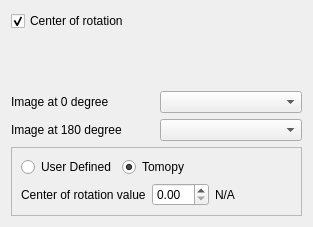
          <widget class="QWidget" name="page_3">
           <property name="geometry">
            <rect>
             <x>0</x>
             <y>0</y>
             <width>313</width>
             <height>227</height>
            </rect>
           </property>
           <attribute name="label">
            <string>Center of Rotation</string>
           </attribute>
           <layout class="QVBoxLayout" name="verticalLayout_9">
            <item>
             <widget class="QCheckBox" name="master_center_of_rotation_checkBox">
              <property name="text">
               <string>Center of rotation</string>
              </property>
              <property name="checked">
               <bool>true</bool>
              </property>
             </widget>
            </item>
            <item>
             <widget class="QWidget" name="center_of_rotation_widget" native="true">
              <property name="sizePolicy">
               <sizepolicy hsizetype="Preferred" vsizetype="Expanding">
                <horstretch>0</horstretch>
                <verstretch>0</verstretch>
               </sizepolicy>
              </property>
             </widget>
            </item>
            <item>
             <layout class="QGridLayout" name="gridLayout_2">
              <item row="0" column="0">
               <widget class="QLabel" name="center_of_rotation_0_degree_label">
                <property name="minimumSize">
                 <size>
                  <width>100</width>
                  <height>0</height>
                 </size>
                </property>
                <property name="maximumSize">
                 <size>
                  <width>150</width>
                  <height>16777215</height>
                 </size>
                </property>
                <property name="text">
                 <string>Image at 0 degree</string>
                </property>
               </widget>
              </item>
              <item row="0" column="1">
               <widget class="QComboBox" name="center_of_rotation_0_degrees_comboBox"/>
              </item>
              <item row="1" column="0">
               <widget class="QLabel" name="center_of_rotation_180_degree_label">
                <property name="minimumSize">
                 <size>
                  <width>100</width>
                  <height>0</height>
                 </size>
                </property>
                <property name="maximumSize">
                 <size>
                  <width>150</width>
                  <height>16777215</height>
                 </size>
                </property>
                <property name="text">
                 <string>Image at 180 degree</string>
                </property>
               </widget>
              </item>
              <item row="1" column="1">
               <widget class="QComboBox" name="center_of_rotation_180_degrees_comboBox"/>
              </item>
             </layout>
            </item>
            <item>
             <widget class="QFrame" name="center_of_rotation_frame">
              <property name="minimumSize">
               <size>
                <width>0</width>
                <height>0</height>
               </size>
              </property>
              <property name="frameShape">
               <enum>QFrame::StyledPanel</enum>
              </property>
              <property name="frameShadow">
               <enum>QFrame::Raised</enum>
              </property>
              <layout class="QVBoxLayout" name="verticalLayout_10">
               <item>
                <layout class="QHBoxLayout" name="horizontalLayout_9">
                 <item>
                  <widget class="QRadioButton" name="user_defined_algorithm_radioButton">
                   <property name="enabled">
                    <bool>true</bool>
                   </property>
                   <property name="text">
                    <string>User Defined</string>
                   </property>
                  </widget>
                 </item>
                 <item>
                  <widget class="QRadioButton" name="tomopy_algorithm_radioButton">
                   <property name="text">
                    <string>Tomopy</string>
                   </property>
                   <property name="checked">
                    <bool>true</bool>
                   </property>
                  </widget>
                 </item>
                 <item>
                  <spacer name="horizontalSpacer_5">
                   <property name="orientation">
                    <enum>Qt::Horizontal</enum>
                   </property>
                   <property name="sizeHint" stdset="0">
                    <size>
                     <width>40</width>
                     <height>20</height>
                    </size>
                   </property>
                  </spacer>
                 </item>
                </layout>
               </item>
               <item>
                <layout class="QHBoxLayout" name="horizontalLayout_8">
                 <item>
                  <widget class="QLabel" name="label_12">
                   <property name="text">
                    <string>Center of rotation value</string>
                   </property>
                  </widget>
                 </item>
                 <item>
                  <widget class="QDoubleSpinBox" name="center_of_rotation_user_defined_doubleSpinBox"/>
                 </item>
                 <item>
                  <widget class="QLabel" name="center_of_rotation_calculated_label">
                   <property name="text">
                    <string>N/A</string>
                   </property>
                  </widget>
                 </item>
                 <item>
                  <spacer name="horizontalSpacer_4">
                   <property name="orientation">
                    <enum>Qt::Horizontal</enum>
                   </property>
                   <property name="sizeHint" stdset="0">
                    <size>
                     <width>40</width>
                     <height>20</height>
                    </size>
                   </property>
                  </spacer>
                 </item>
                </layout>
               </item>
              </layout>
             </widget>
            </item>
           </layout>
          </widget>
